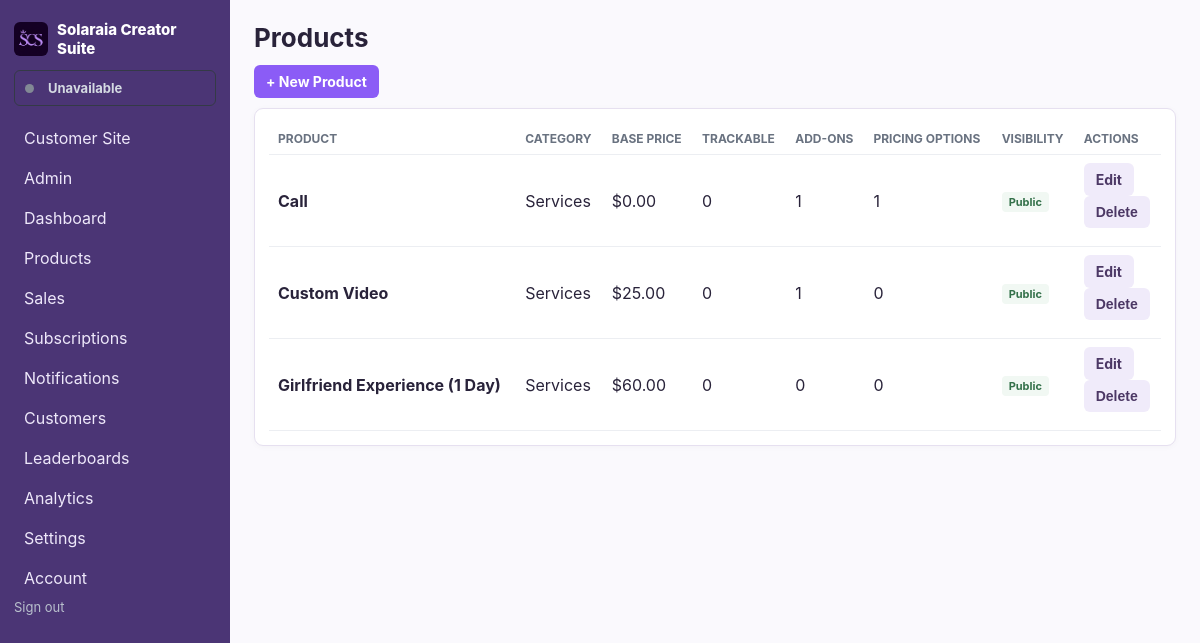
Screenshot of /products (signed in) with the database file from the repository.
### models.py (models this page shows)
class CreatorAccount(db.Model):
    __tablename__ = 'creator_account'
    id = db.Column(db.Integer, primary_key=True)
    username = db.Column(db.String(64), nullable=False, unique=True)
    email = db.Column(db.String(255), nullable=False, unique=True)
    display_name = db.Column(db.String(120))
    bio = db.Column(db.Text)
    profile_image = db.Column(db.String(255))
    is_active = db.Column(db.Boolean, nullable=False, default=False)
    password_hash = db.Column(db.String(255), nullable=False)
    is_admin = db.Column(db.Boolean, nullable=False, default=False)
    is_approved = db.Column(db.Boolean, nullable=False, default=False)
    stripe_account_id = db.Column(db.String(255), unique=True)
    stripe_customer_id = db.Column(db.String(255))
    stripe_subscription_id = db.Column(db.String(255))
    stripe_subscription_checkout_session_id = db.Column(db.String(255))
    stripe_subscription_status = db.Column(db.String(40), nullable=False, default='inactive')
    stripe_subscription_period_end = db.Column(db.DateTime)
    subscription_exempt = db.Column(db.Boolean, nullable=False, default=False)
    stripe_charges_enabled = db.Column(db.Boolean, nullable=False, default=False)
    stripe_details_submitted = db.Column(db.Boolean, nullable=False, default=False)
    accepting_orders = db.Column(db.Boolean, nullable=False, default=False)
    banner_notifications = db.Column(db.Boolean, nullable=False, default=True)
    email_notifications = db.Column(db.Boolean, nullable=False, default=False)
    disable_content_contact = db.Column(db.Boolean, nullable=False, default=False)
    created_at = db.Column(db.DateTime, default=datetime.utcnow, nullable=False)
    version_id = db.Column(db.Integer, nullable=False, default=1)
    __table_args__ = (
        db.Index('uq_creator_stripe_customer_id', 'stripe_customer_id', unique=True),
        db.Index('uq_creator_stripe_subscription_id', 'stripe_subscription_id', unique=True),
    )
    __mapper_args__ = {'version_id_col': version_id}

class Product(db.Model):
    id = db.Column(db.Integer, primary_key=True)
    owner_id = db.Column(db.Integer, db.ForeignKey('creator_account.id'), nullable=False)
    name = db.Column(db.String(160), nullable=False)
    description = db.Column(db.Text)
    base_price = db.Column(db.Numeric(12,2), default=0)
    base_price_enabled = db.Column(db.Boolean, nullable=False, default=True)
    quantity_label = db.Column(db.String(40), nullable=False, default='Quantity')
    requires_delivery = db.Column(db.Boolean, nullable=False, default=False)
    active = db.Column(db.Boolean, default=True)
    is_public = db.Column(db.Boolean, nullable=False, default=True)
    category_id = db.Column(db.Integer, db.ForeignKey('category.id'))
    created_at = db.Column(db.DateTime, default=datetime.utcnow)
    version_id = db.Column(db.Integer, nullable=False, default=1)
    __table_args__ = (
        db.UniqueConstraint('owner_id', 'name', name='uq_product_owner_name'),
        db.Index('ix_product_owner_active_name', 'owner_id', 'active', 'name'),
    )
    __mapper_args__ = {'version_id_col': version_id}
    fields = db.relationship('ProductField', backref='product', cascade='all, delete-orphan', lazy=True)
    addons = db.relationship('ProductAddon', backref='product', cascade='all, delete-orphan', lazy=True)
    bundles = db.relationship('ProductBundle', backref='product', cascade='all, delete-orphan', lazy=True)
    tags = db.relationship('ProductTag', secondary=product_tag_link, back_populates='products')
    items = db.relationship('SaleItem', backref='product', lazy=True)
    service_subscriptions = db.relationship('ServiceSubscription', back_populates='product', lazy=True)

class Category(db.Model):
    id = db.Column(db.Integer, primary_key=True)
    owner_id = db.Column(db.Integer, db.ForeignKey('creator_account.id'), nullable=False)
    name = db.Column(db.String(120), nullable=False)
    description = db.Column(db.Text)
    version_id = db.Column(db.Integer, nullable=False, default=1)
    __table_args__ = (db.UniqueConstraint('owner_id', 'name', name='uq_category_owner_name'),)
    __mapper_args__ = {'version_id_col': version_id}
    products = db.relationship('Product', backref='category', lazy=True)

### app.py (the view)
@app.route('/products')
def products():
    products_query = Product.query.options(
        joinedload(Product.category), selectinload(Product.tags),
        selectinload(Product.fields), selectinload(Product.addons),
        selectinload(Product.bundles),
    ).filter(Product.owner_id == g.creator.id).order_by(Product.name)
    pagination = products_query.paginate(
        page=max(request.args.get('page', 1, type=int), 1), per_page=50, error_out=False
    )
    return render_template(
        'products/list.html', products=pagination.items, pagination=pagination,
        previous_url=url_for('products', page=pagination.prev_num) if pagination.has_prev else None,
        next_url=url_for('products', page=pagination.next_num) if pagination.has_next else None,
    )

### app.py (called while the page is built, shortened)
@event.listens_for(Session, 'do_orm_execute')
def scope_creator_queries(execute_state):
    if not execute_state.is_select or not execute_state.is_orm_statement or not has_request_context():
        return
    creator_id = getattr(g, 'creator_id', None)
    if getattr(g, 'is_admin', False):
        return
    if not creator_id or request.endpoint in PUBLIC_ENDPOINTS:
        return
    execute_state.statement = execute_state.statement.options(*(
        with_loader_criteria(model, lambda entity: entity.owner_id == creator_id, include_aliases=True)
        for model in TENANT_MODELS
    ))

@app.before_request
def require_creator():
    creator_id = session.get('creator_id')
    creator = db.session.get(CreatorAccount, creator_id) if creator_id else None
    if creator is None or not creator.is_approved:
        session.clear()
        return redirect(url_for('login', next=request.full_path))
    g.creator = creator
    g.creator_id = creator.id
    g.is_admin = creator.is_admin
    if not creator.is_admin:
        _notify_expired_service_subscriptions(creator.id)
    if request.endpoint and request.endpoint.startswith('admin_') and not creator.is_admin:
        abort(403)
    if not creator.is_admin and not creator.subscription_exempt and creator.stripe_subscription_status not in ACTIVE_SUBSCRIPTION_STATUSES:
        if request.endpoint not in BILLING_ACCESS_ENDPOINTS:
            return redirect(url_for('seller_billing'))

def money(v):
    try: return Decimal(str(v or 0))
    except (InvalidOperation, ValueError, TypeError): return Decimal('0')

### templates/products/list.html (shortened to what this page needs)
{% extends 'base.html' %}{% block title %}Products{% endblock %}{% block heading %}Products{% endblock %}{% block
content %}<div class="toolbar"><a class="button" href="{{url_for('product_new')}}">+ New Product</a></div>
<section class="panel">
    <div class="table-scroll">
    <table>
        <tr>
            <th>Product</th>
            <th>Category</th>
            <th>Base Price</th>
            <th>Trackable</th>
            <th>Add-ons</th>
            <th>Pricing Options</th>
            <th>Visibility</th>
            <th>Actions</th>
        </tr>{% for p in products %}<tr>
            <td><b>{{p.name}}</b><br>{% if p.tags %}<div class="product-tag-list">{% for tag in p.tags %}<span>{{tag.name}}</span>{% endfor %}</div>{% endif %}</td>
            <td>{{p.category.name if p.category else '—'}}</td>
            <td>{{money(p.base_price) if p.base_price_enabled else 'Bundle pricing'}}</td>
            <td>{{p.fields|length}}</td>
            <td>{{p.addons|length}}</td>
            <td>{{p.bundles|length}}</td>
            <td><span class="visibility-badge {{'is-public' if p.is_public else 'is-private'}}">{{'Public' if p.is_public else 'Private'}}</span></td>
            <td><a class="button secondary" href="{{url_for('product_edit',id=p.id)}}">Edit</a>
                <form class="inline" method="post" action="{{url_for('product_delete',id=p.id)}}"
                    onsubmit="return confirm('Delete this product?')"><input type="hidden" name="version_id" value="{{p.version_id}}"><button
                        class="button secondary danger">Delete</button></form>
            </td>
        </tr>{% else %}<tr>
            <td colspan="8">No products yet.</td>
        </tr>{% endfor %}
    </table>
    </div>
</section>{% endblock %}

### templates/base.html (shortened to what this page needs)
<!doctype html>
<html lang="en">
<head>
	<link rel="stylesheet" href="{{ url_for('static', filename='css/app.css') }}">
</head>
<body>
	<aside>
		<div class="brand"><img src="{{url_for('static', filename='Logo.png')}}" alt=""><span>Solaraia Creator Suite</span></div>
		{% if current_creator %}
		<div class="nav-seller-availability" aria-live="polite">
			<span class="seller-active-dot {{'is-inactive' if not current_creator.is_active else ''}}" aria-hidden="true"></span>
			<span>{{'Available' if current_creator.is_active else 'Unavailable'}}</span>
		</div>
		{% endif %}
		<nav>
			<a href="{{url_for('storefront')}}">Customer Site</a>
			{% if current_creator and current_creator.is_admin %}<a href="{{url_for('admin_dashboard')}}">Admin</a>{% endif %}
			<a href="{{url_for('dashboard')}}">Dashboard</a>
			<a href="{{url_for('products')}}">Products</a>
			<a href="{{url_for('sales')}}">Sales</a>
			<a href="{{url_for('service_subscriptions')}}">Subscriptions</a>
			<a href="{{url_for('notifications')}}">Notifications{% if unread_notifications %} ({{unread_notifications|length}}){% endif %}</a>
			<a href="{{url_for('customers')}}">Customers</a>
			<a href="{{url_for('leaderboards')}}">Leaderboards</a>
			<a href="{{url_for('analytics')}}">Analytics</a>
			<a href="{{url_for('settings')}}">Settings</a>
			<a href="{{url_for('account_settings')}}">Account</a>
		</nav>
		<a class="logout-link" href="{{ url_for('logout') }}">Sign out</a>
	</aside>
	<main>
		<header><h1>{% block heading %}{% endblock %}</h1></header>
		{% block content %}{% endblock %}
	</main>
</body>
</html>

### static/css/app.css (style rules this page uses)
:root { font-family: Inter, system-ui, -apple-system, Segoe UI, sans-serif; color: #20242b; background: #f5f6f8; }
* { box-sizing: border-box; }
body { margin: 0; display: flex; min-height: 100vh; }
aside { width: 230px; background: #151922; color: #fff; padding: 20px 14px; position: fixed; inset: 0 auto 0 0; }
.brand { display: flex; align-items: center; gap: 9px; font-size: 15px; font-weight: 800; margin-bottom: 22px; }
.brand img { flex: 0 0 34px; width: 34px; height: 34px; object-fit: cover; border-radius: 6px; }
.nav-seller-availability { display: flex; align-items: center; gap: 8px; margin: -10px 0 14px; padding: 9px 10px; border: 1px solid #343a46; border-radius: 6px; color: #d4dae2; font-size: 13px; font-weight: 700; }
.seller-active-dot { display: inline-block; flex: 0 0 9px; width: 9px; height: 9px; border-radius: 50%; background: #2b9b63; vertical-align: middle; }
.seller-active-dot.is-inactive { background: #828995; }
nav { display: grid; gap: 4px; }
nav a { color: #b9c0cd; text-decoration: none; padding: 8px 10px; border-radius: 6px; }
main { margin-left: 230px; padding: 22px 24px; max-width: 1400px; width: calc(100% - 230px); }
header { display: flex; align-items: center; justify-content: space-between; margin-bottom: 10px; }
h1 { margin: 0; font-size: 26px; }
.cards > div, .panel { background: white; border: 1px solid #e2e5ea; border-radius: 9px; padding: 14px; box-shadow: 0 3px 14px #00000008; }
.toolbar { margin-bottom: 10px; }
table { width: 100%; border-collapse: collapse; }
th, td { text-align: left; padding: 8px 9px; border-bottom: 1px solid #eceef2; }
th { font-size: 12px; text-transform: uppercase; color: #697280; }
.button { display: inline-block; border: 0; background: #2e5cff; color: #fff; padding: 8px 12px; border-radius: 6px; text-decoration: none; cursor: pointer; font-weight: 700; }
.secondary { background: #edf0f5; color: #303641; }
.danger { color: #c93535; }
.inline { display: flex; gap: 6px; margin-bottom: 10px; }
.visibility-badge { display: inline-block; padding: 3px 7px; border-radius: 4px; font-size: 11px; font-weight: 700; }
.visibility-badge.is-public { color: #34714a; background: #f1f8f3; }
.danger { color: #a33; }
header { margin-bottom: 12px; }
.cards > div, .panel { box-shadow: 0 1px 6px #00000008; }
.toolbar { display: flex; align-items: center; gap: 7px; flex-wrap: wrap; }
.button { font-size: 14px; }
.logout-link { margin-top: 14px; color: #b9c0cd; text-decoration: none; font-size: 13px; }
:root { --purple: #8b5cf6; --purple-dark: #6d3fd6; --purple-soft: #f1ebff; --border: #e6e0f0; }
body { background: #faf9fd; color: #29233a; }
aside { background: #4b3575; }
nav a { color: #eee8fa; }
.button { background: var(--purple); }
.secondary { background: #f0ebfa; color: #4c3865; }
.cards > div, .panel { border-color: var(--border); }
.table-scroll { overflow-x: auto; -webkit-overflow-scrolling: touch; }
.table-scroll table { min-width: 620px; }
.seller-active-dot { margin-right: 6px; }

### rows the page displays
CreatorAccount: is_active "Unavailable"
Product: name "Call", category "Services", base_price_enabled+base_price "$0.00", fields|length "0", addons|length "1", bundles|length "1", is_public "Public"
Product: name "Custom Video", category "Services", base_price_enabled+base_price "$25.00", fields|length "0", addons|length "1", bundles|length "0", is_public "Public"
Product: name "Girlfriend Experience (1 Day)", category "Services", base_price_enabled+base_price "$60.00", fields|length "0", addons|length "0", bundles|length "0", is_public "Public"
